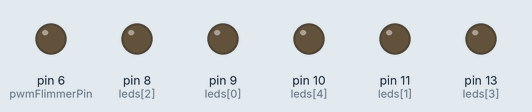
Recording of a sketch running on a simulated Arduino Uno, built with avr-gcc and run on an emulated ATmega328P. On the bench: output pins drawn as LEDs (lit = HIGH). Random numbers use the default seed unless the sketch sets one.

Above: at 0.1 s.
At 11.1 s:
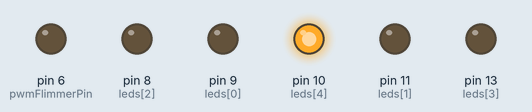
At 22.1 s:
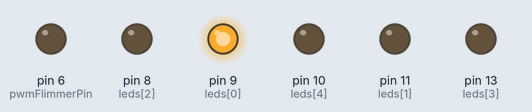
At 26.6 s:
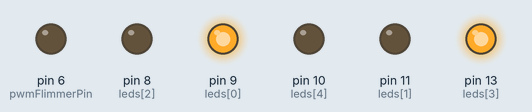
At 32.91 s:
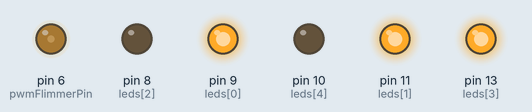
At 38.95 s:
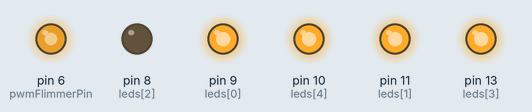
Timing chart, 0 to 40.0 s (numbered marks = the images above):
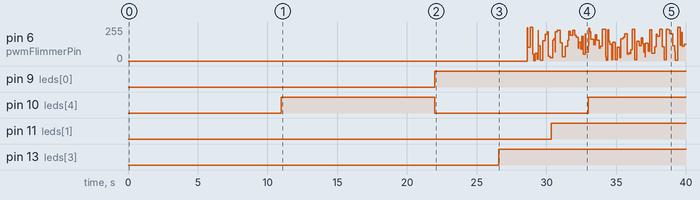

The sketch:

belebtes_Haus_mit_TV_fuer_Arduino.ino
```cpp
/*  Simulation "belebtes Haus für die Modellbahn" */
/*  Version "Flimmern nur wenn die Pin-13 LED an ist */
byte pwmFlimmerPin=6; // PWM Pin für das "analoge" Flimmern
long flimmerStart,flimmerEnd; // Anfangs- und Endzeiten für das Flimmern
// LED Pins für das normale Blinken deklarieren
byte leds[]   ={9,   11,   8,   13, 10};
// LED Blinktakt in Millisekunden für diese Pins
long ledtakt[]={22000, 30333, 50000, 92100, 11000};
// Variablen zum Merken von millis()-Zeiten beim Schalten/Blinken
long ledtime[sizeof(leds)];

void setup() {
//  Serial.begin(9600);
  // Alle verwendeten Pins auf OUTPUT setzen
  pinMode(pwmFlimmerPin, OUTPUT);
  for (int i=0;i<sizeof(leds);i++)
    pinMode(leds[i], OUTPUT);
}

boolean milliSekundenTakt(int dauer, long &alterWert) {
// Parameter "dauer": Dauer einer Blinkphase (an bzw. aus)
// Parameter "alterWert": Variable zum Speichern des millis() Timers
// Rückgabewert: true wenn die Zeit bis zum nächsten Umschalten abgelaufen ist, sonst false
  if (millis() - alterWert < dauer) return false;
  while (millis() - alterWert >= dauer) alterWert+=dauer;
  return true;
}

void blinkenImTakt() {

// Alle gleichmäßig blinkenden LEDs in ihrem eigenen Takt blinken lassen
  for (int i=0;i<sizeof(leds);i++) // alle LEDs in einer Schleife durchgehen
  {
    if (milliSekundenTakt(ledtakt[i],ledtime[i])) // Takt für diese LED abgelaufen?
    {
      digitalWrite(leds[i],!digitalRead(leds[i]));  // wenn ja ==> Umschalten
      if (leds[i]==13 && digitalRead(leds[i])) // Pin-13 LED wurde gerade eingeschaltet
      {
       flimmerStart=millis()+2000; // Anfangszeit für das Flimmern setzen
       flimmerEnd =millis()+25000;  // Endzeit für das Flimmern setzen
      }
//      Serial.print("Pin ");Serial.print(leds[i]);Serial.print(" = ");Serial.println(digitalRead(leds[i]));
    }
  }
}

void flimmernPwmPin() {
// Die flimmernde LED im Zufallsmodus flimmern lassen
  static long alterWert;
  static int flimmerDauer=200;
  static byte flimmerHelligkeit;
  if (milliSekundenTakt(flimmerDauer,alterWert)) // Takt abgelaufen?
  {
    flimmerDauer=1+random(200); // neue Flimmerdauer als Zufallswert
    if (millis()>flimmerStart && millis()<flimmerEnd)
      flimmerHelligkeit=random(256); // neue Flimmerhelligkeit als Zufallswert
    else
      flimmerHelligkeit=0; // Flimmern aus wenn falsche Zeit zum Flimmern
    analogWrite(pwmFlimmerPin, flimmerHelligkeit);
  }
}

void loop() {
  blinkenImTakt();
  flimmernPwmPin();
}
```

Measured:
- by itself, pin 9 (leds[0]): LOW → HIGH at 22.0 s
- by itself, pin 10 (leds[4]): LOW → HIGH at 11.0 s, → LOW 11.0 s later, → HIGH 11.0 s later
- by itself, pin 11 (leds[1]): LOW → HIGH at 30.3 s
- by itself, pin 13 (leds[3]): LOW → HIGH at 26.6 s
